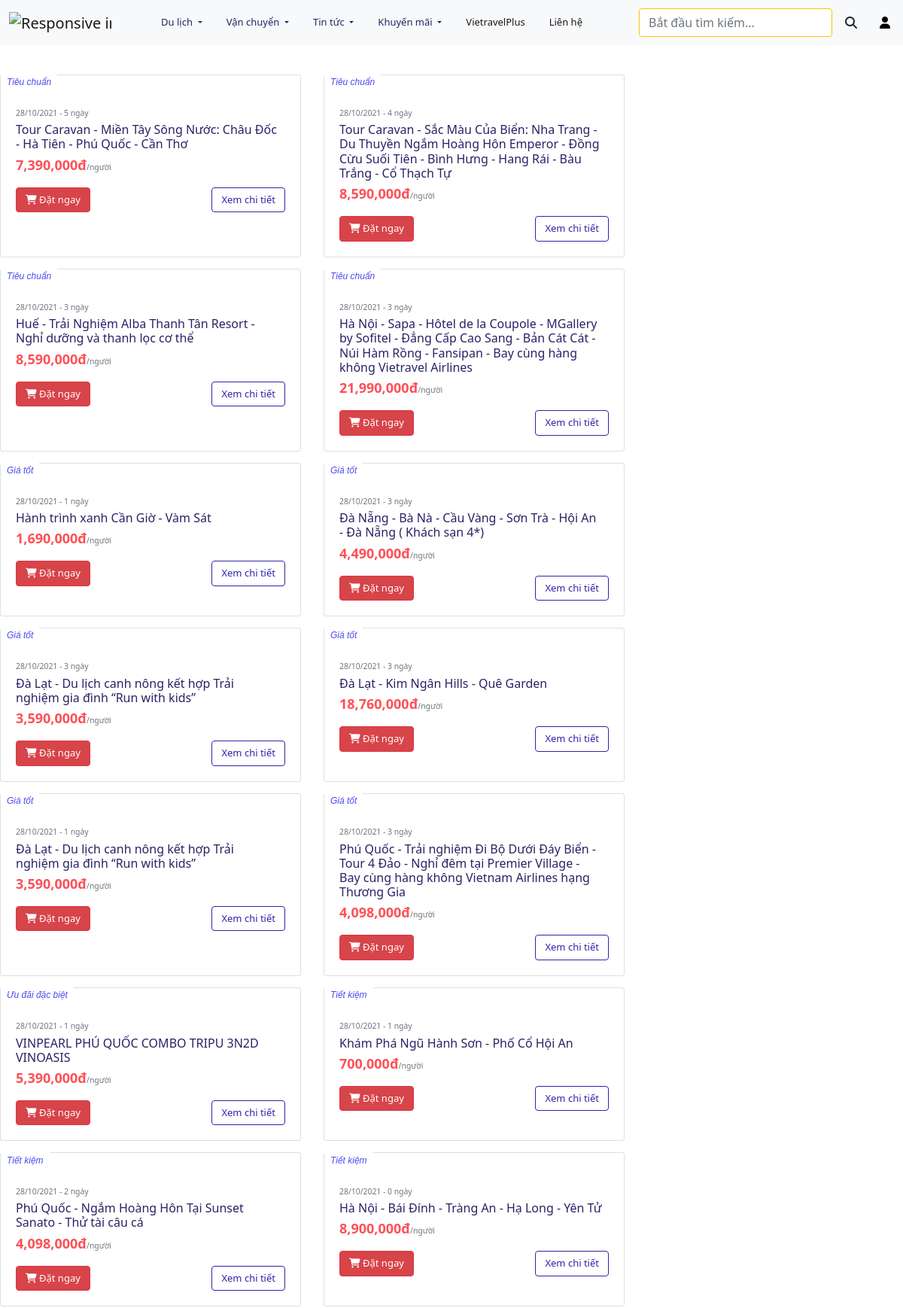
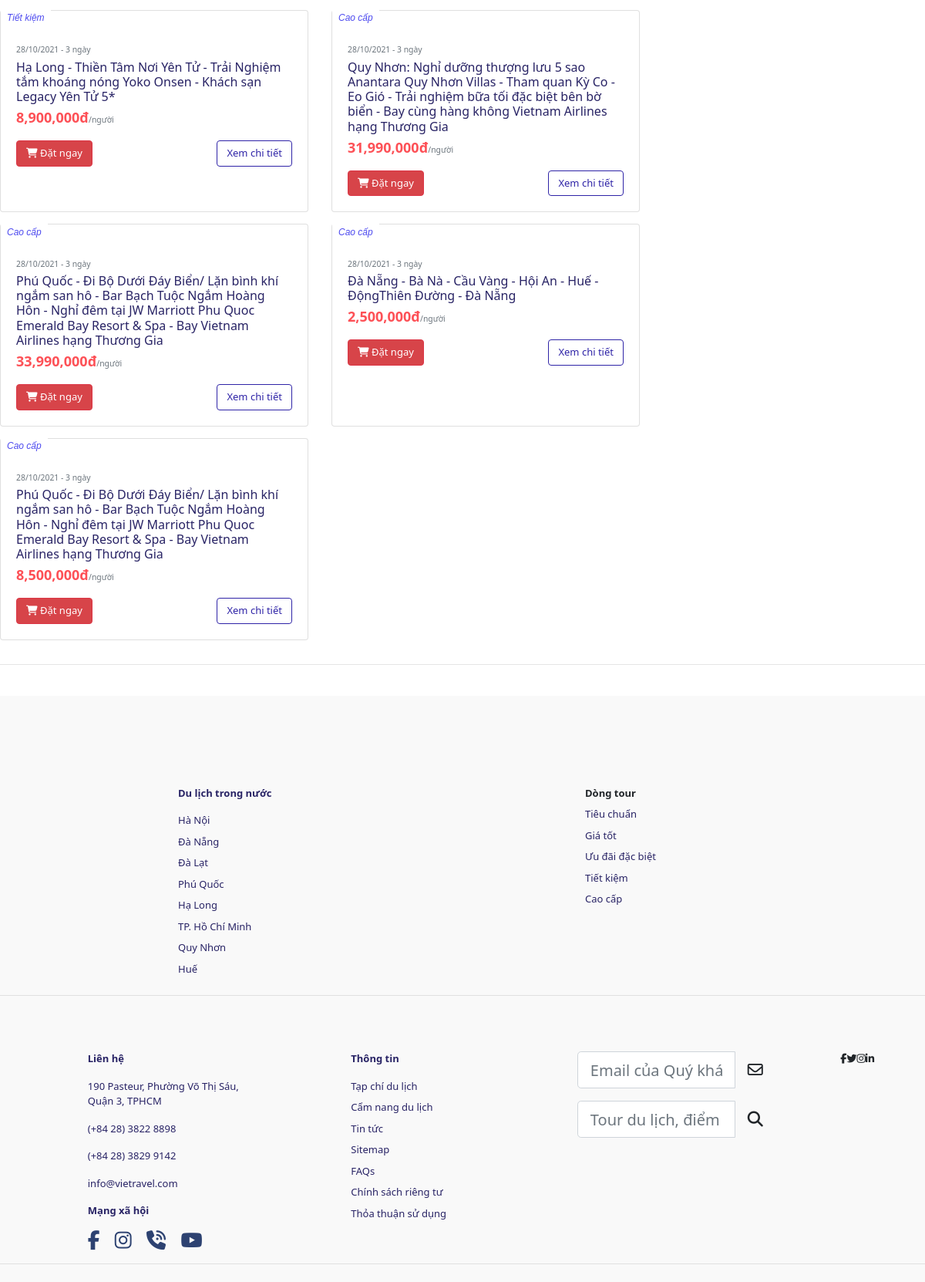
Screenshot of /listtour.php (upper part) with the database file from the repository (2 pictures, top to bottom).
### tables this page shows
CREATE TABLE `tours` (
  `tour_id` int(11) NOT NULL,
  `tour_name` varchar(255) NOT NULL,
  `description` varchar(5000) DEFAULT NULL,
  `places` varchar(500) NOT NULL,
  `day_count` int(11) NOT NULL,
  `res_id` int(11) DEFAULT NULL,
  `hotel_id` int(11) DEFAULT NULL,
  `price_per_person` int(11) NOT NULL,
  `image_1` varchar(255) NOT NULL,
  `image_2` varchar(255) NOT NULL,
  `image_3` varchar(255) NOT NULL,
  `image_4` varchar(255) NOT NULL,
  `city_id` int(11) NOT NULL,
  `tour_guide_id` int(11) DEFAULT NULL,
  `tour_type_id` int(10) NOT NULL,
  `tour_rank_id` int(10) NOT NULL,
  `travel_schedule` text DEFAULT NULL,
  `max` int(11) NOT NULL DEFAULT 6
);

CREATE TABLE `ranks` (
  `rank_id` int(10) NOT NULL,
  `rank_name` varchar(55) NOT NULL,
  `description` varchar(255) NOT NULL
);

CREATE TABLE `cities` (
  `city_id` int(11) NOT NULL,
  `city_name` varchar(50) NOT NULL,
  `description` varchar(1000) DEFAULT NULL,
  `image` varchar(255) NOT NULL
);

### config/database-function.php (called while the page is built, shortened)
<?php
    require_once('database-connection.php');
    function simpleQuery($sql, bool $isGet = true, $params = []){
        global $conn;
        $stmt = $conn -> prepare($sql);
        $stmt -> execute();
        if($isGet){
            $record = $stmt -> get_result() -> fetch_all(MYSQLI_ASSOC);
            return $record;
        }else{
            return $stmt;
        }
    }
?>

### listtour.php (the view, shortened to what this page needs)
<?php
include("./templates/header.php");
if (isset($_GET['tour_type'])) {
    $tour = $_GET['tour_type'];
    $sql = "select count(tours.tour_id) as count,tours.tour_type_id, tours.tour_id, tours.tour_name,
    tours.price_per_person, tours.day_count, cities.city_name, tours.image_1,
    ranks.rank_name from tours, cities, ranks
    where tours.tour_type_id = $tour and  tours.city_id = cities.city_id
    and tours.tour_rank_id = ranks.rank_id group by tours.tour_id ORDER BY count DESC";
} else {
    $sql = "select * from tours, cities, ranks
    where tours.city_id = cities.city_id
    and tours.tour_rank_id = ranks.rank_id";
}
?>
<main>
    <div class="mr-auto ml-auto" style="max-width: 1300px">
        <br>
        <br>
        <div class="card-deck">
            <?php
            $tour = simpleQuery($sql);
            foreach ($tour as $t) {
                $price = $t["price_per_person"];
                $price = number_format($price, 0, "", ",");
                echo '
                <div class="card uu-dai taks">
                <div class="h-card-container">
                    <a href="more_info.php?tour_id=' . $t["tour_id"] . '">
                    <img src="' . $t["image_1"] . '" class="card-img-top h-latest-tour-image" alt="...">
                    </a>
                    <div class="h-card-rank">' . $t["rank_name"] . '</div>
                </div>
                <div class="card-body">
                    <p class="card-text mb-1"><small class="text-muted">28/10/2021 - ' . $t["day_count"] . ' ngày</small></p>
                    <a href="#"><h5 class="card-title pr-2 mb-1" style="color: #282365; font-size: medium;">' . $t["tour_name"] . '</h5></a>
                    <p class="card-text"><b style="font-size: large; color:#FD5056;">' . $price . 'đ</b><small class="text-muted">/người</small></p>
                    <a href="booking.php?tour_id=' . $t["tour_id"] . '" class="btn btn-danger" style="font-size: small; background-color: #D74449;"><i
                        class="fas fa-shopping-cart"></i>&#160;Đặt ngay</a>
                    <a href="more_info.php?tour_id=' . $t["tour_id"] . '" class="btn btn-light" style="font-size: small; background-color: #ffffff; float: right; border: 1px solid #2f24a7; color: #2f24a7;">Xem chi tiết</a>
                </div>
                </div>
            ';
            }
            ?>
        </div>
    </div>
</main>
<?php
include("./templates/footer.php");
?>

### templates/footer.php (shortened to what this page needs)
<hr>
<footer>
    <div class="row mb-0 mt-5 mx-4 row-2 justify-content-xl-around justify-content-sm-between">
      <div class="col-xl-3 col-lg-6 col-md-6 col-sm-6 pt-4 order-1">
        <ul class="list-unstyled">
          <li class="mt-md-0 mt-4 font-weight-bold mb-2 ml-5" style="color: #282365;">Du lịch trong nước</li>
          <ul class="list-unstyled ml-5" style="float: left;">
            <?php
              $sql = "select * from cities limit 8";
              $cities = simpleQuery($sql);
              foreach($cities as $city){
                echo '
                  <li class="mt-2 mb-2"><a href="danhsach.php?city='.$city["city_id"].'" style="color: #282365;">'.$city["city_name"].'</a></li>
                ';
              }
            ?>
          </ul>
        </ul>
      </div>
      <div class="col-xl-3 col-lg-4 col-md-4 col-sm-6 pt-4 order-2">
        <ul class="list-unstyled">
          <li class="mt-md-0 mt-4 font-weight-bold">Dòng tour</li>
          <?php
            $sql = "select * from ranks limit 8";
            $rows = simpleQuery($sql);
            foreach($rows as $row){
              echo '<li class="mt-2 mb-2"><a href="danhsach.php?rank='.$row["rank_id"].'" style="color: #282365;">'.$row["rank_name"].'</a></li>';
            }
          ?>
        </ul>
      </div>
    </div>
    <hr class="line">
    <div class="row mb-0 mt-5 mx-4 row-2 justify-content-xl-around justify-content-sm-between">
      <div class="col-xl-3 col-lg-6 col-md-6 col-sm-6 pt-4 order-1">
        <ul class="list-unstyled">
          <li class="mt-md-0 mt-4 font-weight-bold mb-2 ml-5" style="color: #282365;">Liên hệ</li>
          <ul class="list-unstyled ml-5" style="float: left;">
            <li class="mt-2 mb-2">
              <p style="color: #282365;">190 Pasteur, Phường Võ Thị Sáu, Quận 3, TPHCM</p>
            </li>
            <li class="mt-2 mb-2">
              <p style="color: #282365;">(+84 28) 3822 8898</p>
            </li>
            <li class="mt-2 mb-2">
              <p style="color: #282365;">(+84 28) 3829 9142</p>
            </li>
            <li class="mt-2 mb-2">
              <p style="color: #282365;">info@vietravel.com</p>
            </li>
            <li class="mt-md-0 mt-4 font-weight-bold mb-2">
              <p style="color: #282365;">Mạng xã hội</p>
            </li>
            <li>
              <a href="#" class="pr-3"><i style="font-size: 25px;" class="fab fa-facebook-f"></i></a>
              <a href="#" class="pr-3"><i style="font-size: 25px;" class="fab fa-instagram"></i></a>
              <a href="#" class="pr-3"><i style="font-size: 25px;" class="fas fa-phone-volume"></i></a>
              <a href="#" class="pr-3"><i style="font-size: 25px;" class="fab fa-youtube"></i></a>
            </li>
          </ul>
        </ul>
      </div>
      <div class="col-xl-3 col-lg-6 col-md-6 col-sm-6 pt-4 order-1">
        <ul class="list-unstyled">
          <li class="mt-md-0 mt-4 font-weight-bold mb-2 ml-5" style="color: #282365;">Thông tin</li>
          <ul class="list-unstyled ml-5" style="float: left;">
            <li class="mt-2 mb-2"><a href="#" style="color: #282365;">Tạp chí du lịch</a></li>
            <li class="mt-2 mb-2"><a href="#" style="color: #282365;">Cẩm nang du lịch</a></li>
            <li class="mt-2 mb-2"><a href="#" style="color: #282365;">Tin tức</a></li>
            <li class="mt-2 mb-2"><a href="#" style="color: #282365;">Sitemap</a></li>
            <li class="mt-2 mb-2"><a href="#" style="color: #282365;">FAQs</a></li>
            <li class="mt-2 mb-2"><a href="#" style="color: #282365;">Chính sách riêng tư</a></li>
            <li class="mt-2 mb-2"><a href="#" style="color: #282365;">Thỏa thuận sử dụng</a></li>
          </ul>
        </ul>
      </div>
      <div class="col-xl-3 col-lg-4 col-md-4 col-sm-6 pt-4 order-2">
        <div class="input-group-lg input-group mb-3 mt-md-0 mt-4"><input type="text" class="form-control"
            placeholder="Email của Quý khách" aria-label="Recipient's username" aria-describedby="button-addon2">
          <div class="input-group-append"><button class="btn btn" type="button" id="button-addon2"> <b><i
                  class="far fa-envelope"></i></b></button></div>
        </div>
        <div class="input-group-lg input-group mb-3 mt-md-0 mt-4"><input type="text" class="form-control"
            placeholder="Tour du lịch, điểm đến..." aria-label="Recipient's username" aria-describedby="button-addon2">
          <div class="input-group-append"><button class="btn btn" type="button" id="button-addon2"> <b><i
                  class="fas fa-search"></i></b></button></div>
        </div>
      </div>
      <div class="col-xl-auto text-left col-lg-4 col-md-4 col-sm-6 col-12 pt-4 my-sm-0 order-6 my-auto">
        <ul class="list-unstyled">
          <li><a class="fa fa-facebook"></a><a class="fa fa-twitter"></a><a class="fa fa-instagram"></a><a
              class="fa fa-linkedin"></a></li>
        </ul>
      </div>
    </div>
    <hr class="line">
    <div class="row justify-content-lg-around mx-xl-5 mx-lg-4 mx-3 py-3">
    </div>
  </footer>
</body>
</html>

### content/index.css (style rules this page uses)
body { padding: 0; margin: 0; box-sizing: border-box; }
.h-card-container { position: relative; }
.h-card-rank { font-family: mulish,sans-serif; color: #4d4aef; padding: 2px 8px 2px 8px; font-size: 12px; font-style: italic; bottom: 0px; background: white; position: absolute; }

### css/style.css (style rules this page uses)
:root { --bs-blue: #0d6efd; --bs-indigo: #6610f2; --bs-purple: #6f42c1; --bs-pink: #d63384; --bs-red: #dc3545; --bs-orange: #fd7e14; --bs-yellow: #ffc107; --bs-green: #198754; --bs-teal: #20c997; --bs-cyan: #0dcaf0; --bs-white: #fff; --bs-gray: #6c757d; --bs-gray-dark: #343a40; --bs-primary: #fd5056; --bs-secondary: #2d4271; --bs-success: #198754; --bs-info: #0dcaf0; --bs-warning: #ffc107; --bs-danger: #dc3545; --bs-light: #f8f9fa; --bs-dark: #212529; --bs-font-sans-serif: system-ui, -apple-system, "Segoe UI", Roboto, "Helvetica Neue", Arial, "Noto Sans", "Liberation Sans", sans-serif, "Apple Color Emoji", "Segoe UI Emoji", "Segoe UI Symbol", "Noto Color Emoji"; --bs-font-monospace: SFMono-Regular, Menlo, Monaco, Consolas, "Liberation Mono", "Courier New", monospace; --bs-gradient: linear-gradient( 180deg, rgba(255, 255, 255, 0.15), rgba(255, 255, 255, 0) ); --ui-icon-size-xs: 26px; --ui-icon-size-sm: 31px; --ui-icon-size-md: 39px; --ui-icon-size-lg: 47px; }
body { margin: 0; font-family: var(--bs-font-sans-serif); font-size: 13px; font-weight: 400; line-height: 1.5; color: #212529; background-color: #fff; -webkit-text-size-adjust: 100%; -webkit-tap-highlight-color: transparent; }
footer { margin-top: 40px; background: #f9f9f9; padding-top: 45px; }
.taks { min-width: 400px; max-width: 400px; margin-bottom: 15px !important; }

### rows the page displays
tours: tour_rank.rank_name "Tiêu chuẩn", day_count "5", tour_name "Tour Caravan - Miền Tây Sông Nước: Châu Đốc - Hà Tiên - Phú Quốc - Cần Thơ", price_per_person "7,390,000"
tours: tour_rank.rank_name "Tiêu chuẩn", day_count "4", tour_name "Tour Caravan - Sắc Màu Của Biển: Nha Trang - Du Thuyền Ngắm Hoàng Hôn Emperor - Đồng Cừu Suối Tiên - Bình Hưng - Hang Rái - Bàu Trắng - Cổ Thạch Tự", price_per_person "8,590,000"
tours: tour_rank.rank_name "Tiêu chuẩn", day_count "3", tour_name "Huế - Trải Nghiệm Alba Thanh Tân Resort - Nghỉ dưỡng và thanh lọc cơ thể", price_per_person "8,590,000"
tours: tour_rank.rank_name "Tiêu chuẩn", day_count "3", tour_name "Hà Nội - Sapa - Hôtel de la Coupole - MGallery by Sofitel - Đẳng Cấp Cao Sang - Bản Cát Cát - Núi Hàm Rồng - Fansipan - Bay cùng hàng không Vietravel Airlines", price_per_person "21,990,000"
tours: tour_rank.rank_name "Giá tốt", day_count "1", tour_name "Hành trình xanh Cần Giờ - Vàm Sát", price_per_person "1,690,000"
tours: tour_rank.rank_name "Giá tốt", day_count "3", tour_name "Đà Nẵng - Bà Nà - Cầu Vàng - Sơn Trà - Hội An - Đà Nẵng ( Khách sạn 4*)", price_per_person "4,490,000"
tours: tour_rank.rank_name "Giá tốt", day_count "3", tour_name "Đà Lạt - Du lịch canh nông kết hợp Trải nghiệm gia đình “Run with kids”", price_per_person "3,590,000"
tours: tour_rank.rank_name "Giá tốt", day_count "3", tour_name "Đà Lạt - Kim Ngân Hills - Quê Garden", price_per_person "18,760,000"
tours: tour_rank.rank_name "Giá tốt", day_count "1", tour_name "Đà Lạt - Du lịch canh nông kết hợp Trải nghiệm gia đình “Run with kids”", price_per_person "3,590,000"
tours: tour_rank.rank_name "Giá tốt", day_count "3", tour_name "Phú Quốc - Trải nghiệm Đi Bộ Dưới Đáy Biển - Tour 4 Đảo - Nghỉ đêm tại Premier Village - Bay cùng hàng không Vietnam Airlines hạng Thương Gia", price_per_person "4,098,000"
tours: tour_rank.rank_name "Ưu đãi đặc biệt", day_count "1", tour_name "VINPEARL PHÚ QUỐC COMBO TRIPU 3N2D VINOASIS", price_per_person "5,390,000"
tours: tour_rank.rank_name "Tiết kiệm", day_count "1", tour_name "Khám Phá Ngũ Hành Sơn - Phố Cổ Hội An", price_per_person "700,000"
tours: tour_rank.rank_name "Tiết kiệm", day_count "2", tour_name "Phú Quốc - Ngắm Hoàng Hôn Tại Sunset Sanato - Thử tài câu cá", price_per_person "4,098,000"
tours: tour_rank.rank_name "Tiết kiệm", day_count "0", tour_name "Hà Nội - Bái Đính - Tràng An - Hạ Long - Yên Tử", price_per_person "8,900,000"
tours: tour_rank.rank_name "Tiết kiệm", day_count "3", tour_name "Hạ Long - Thiền Tâm Nơi Yên Tử - Trải Nghiệm tắm khoáng nóng Yoko Onsen - Khách sạn Legacy Yên Tử 5*", price_per_person "8,900,000"
tours: tour_rank.rank_name "Cao cấp", day_count "3", tour_name "Quy Nhơn: Nghỉ dưỡng thượng lưu 5 sao Anantara Quy Nhơn Villas - Tham quan Kỳ Co - Eo Gió - Trải nghiệm bữa tối đặc biệt bên bờ biển - Bay cùng hàng không Vietnam Airlines hạng Thương Gia", price_per_person "31,990,000"
tours: tour_rank.rank_name "Cao cấp", day_count "3", tour_name "Phú Quốc - Đi Bộ Dưới Đáy Biển/ Lặn bình khí ngắm san hô - Bar Bạch Tuộc Ngắm Hoàng Hôn - Nghỉ đêm tại JW Marriott Phu Quoc Emerald Bay Resort & Spa - Bay Vietnam Airlines hạng Thương Gia", price_per_person "33,990,000"
tours: tour_rank.rank_name "Cao cấp", day_count "3", tour_name "Đà Nẵng - Bà Nà - Cầu Vàng - Hội An - Huế - ĐộngThiên Đường - Đà Nẵng", price_per_person "2,500,000"
tours: tour_rank.rank_name "Cao cấp", day_count "3", tour_name "Phú Quốc - Đi Bộ Dưới Đáy Biển/ Lặn bình khí ngắm san hô - Bar Bạch Tuộc Ngắm Hoàng Hôn - Nghỉ đêm tại JW Marriott Phu Quoc Emerald Bay Resort & Spa - Bay Vietnam Airlines hạng Thương Gia", price_per_person "8,500,000"
cities: city_name "Hà Nội"
cities: city_name "Đà Nẵng"
cities: city_name "Đà Lạt"
cities: city_name "Phú Quốc"
cities: city_name "Hạ Long"
cities: city_name "TP. Hồ Chí Minh"
cities: city_name "Quy Nhơn"
cities: city_name "Huế"
ranks: rank_name "Tiêu chuẩn"
ranks: rank_name "Giá tốt"
ranks: rank_name "Ưu đãi đặc biệt"
ranks: rank_name "Tiết kiệm"
ranks: rank_name "Cao cấp"
